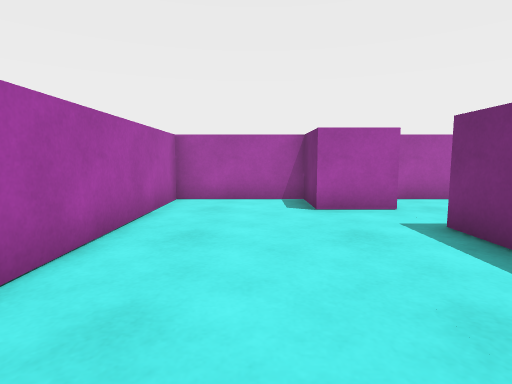
view 1 (above)

14 first-person views from a walk through a 3-D level made in the Unity game engine. The camera is 0.62 m above the floor, tilts 6° down and sees 80° across. The floor is counted in squares, 0.5 m on a side. Each view is taken from the middle of a square. On the plan, view 1 faces up. The plan holds only what a view shows up to about 13 squares ahead; the rest is blank. The player is left out.

view 2
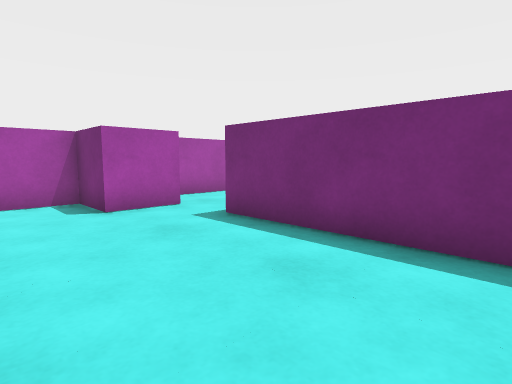

view 3
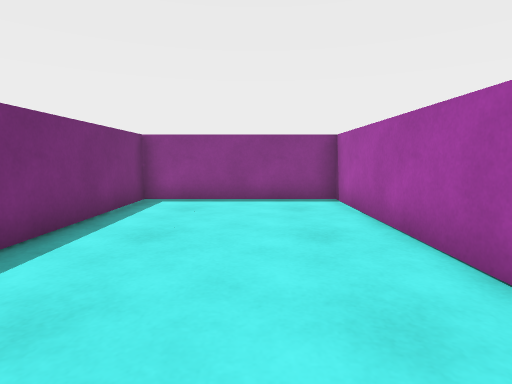

view 4
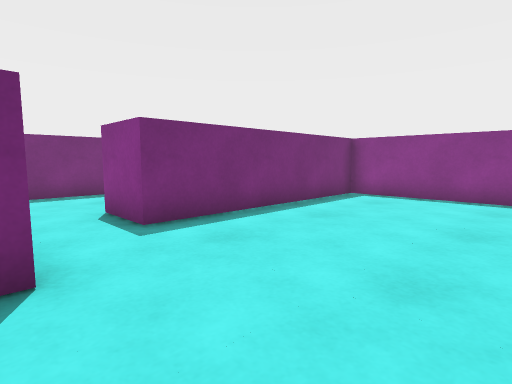

view 5
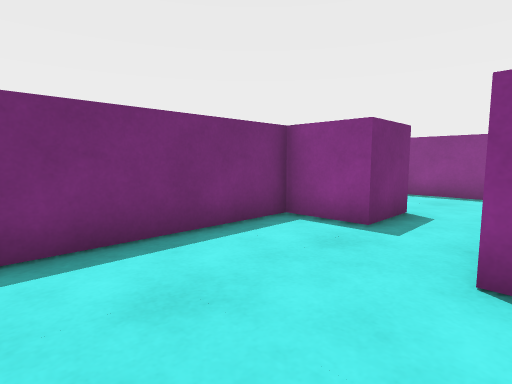

view 6
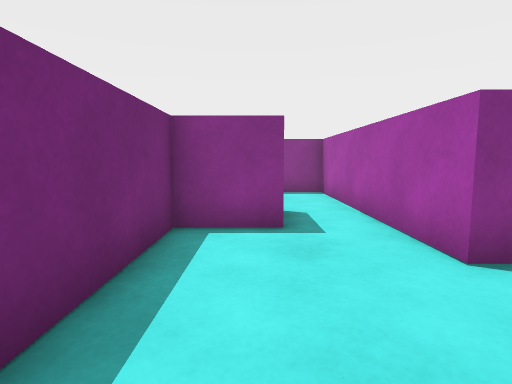

view 7
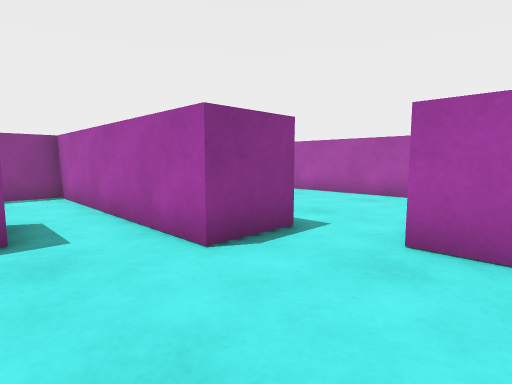

view 8
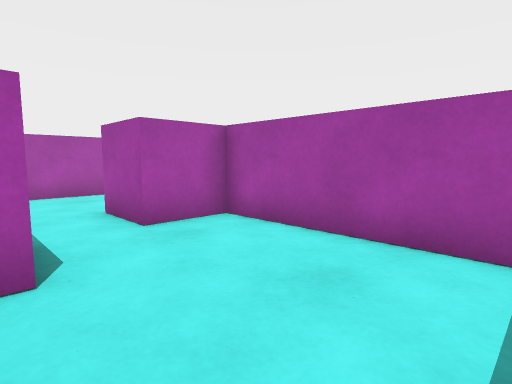

view 9
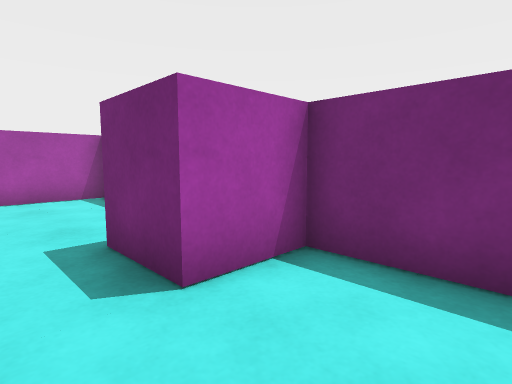

view 10
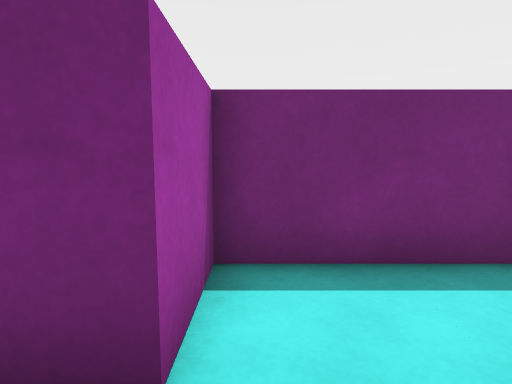

view 11
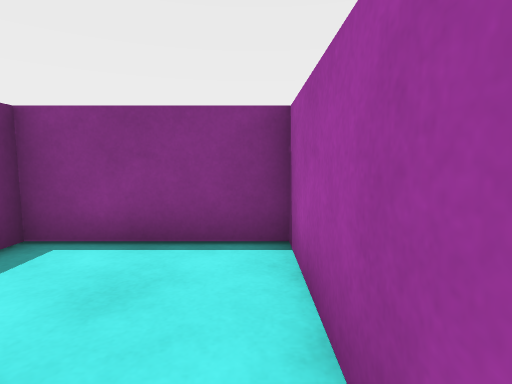

view 12
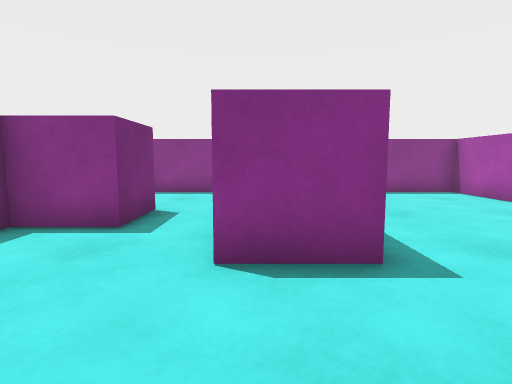

view 13
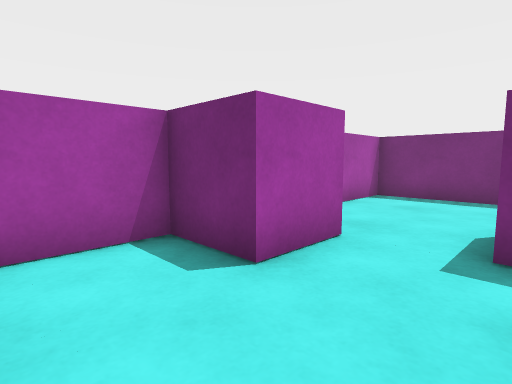

view 14
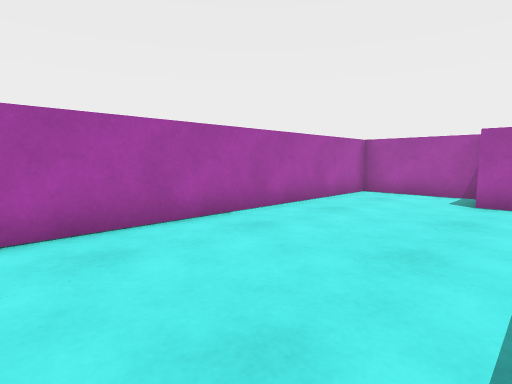

### Floor plan
Ten units are one square. View 1 is at (0, 0); x grows to the right and y downward. Boxes are objects, and circles mark ways between rooms. Rooms are numbered by the first view taken in them; rooms with no view inside come last. Other rooms are left out.
<svg viewBox="-30 -100 130 130">
<path fill="none" stroke="#000" d="M35 -75 15 -75 15 -95 -25 -95 -25 25 35 25 35 -55M35 -55 55 -55 55 -15M75 -15 75 -35 95 -35 95 -95 35 -95 35 -75M55 -15 55 25 95 25 95 -15 75 -15"/>
<circle cx="40" cy="-65" r="3" fill="#2a7"/>
<circle cx="65" cy="-25" r="3" fill="#2a7"/>
<text x="0" y="-30">1</text>
<text x="70" y="-60">2</text>
<text x="70" y="0">3</text>
</svg>
Room 1 opens to room 2. Room 2 opens to room 3.

Where each view was taken, in squares from view 1:
view 1: 0 up, 0 right, facing up
view 2: 0 up, 1 left, facing up-right
view 3: 7 up, 0 right, facing down
view 4: 8 up, 2 left, facing down-right
view 5: 9 up, 5 right, facing down-right
view 6: 9 up, 8 right, facing down
view 7: 9 up, 8 right, facing down-left
view 8: 5 up, 9 right, facing up-left
view 9: 1 down, 6 right, facing up-right
view 10: 1 up, 6 right, facing right
view 11: 2 up, 6 right, facing down
view 12: 9 up, 5 right, facing down
view 13: 5 up, 1 left, facing up-right
view 14: 2 down, 3 right, facing up-left
